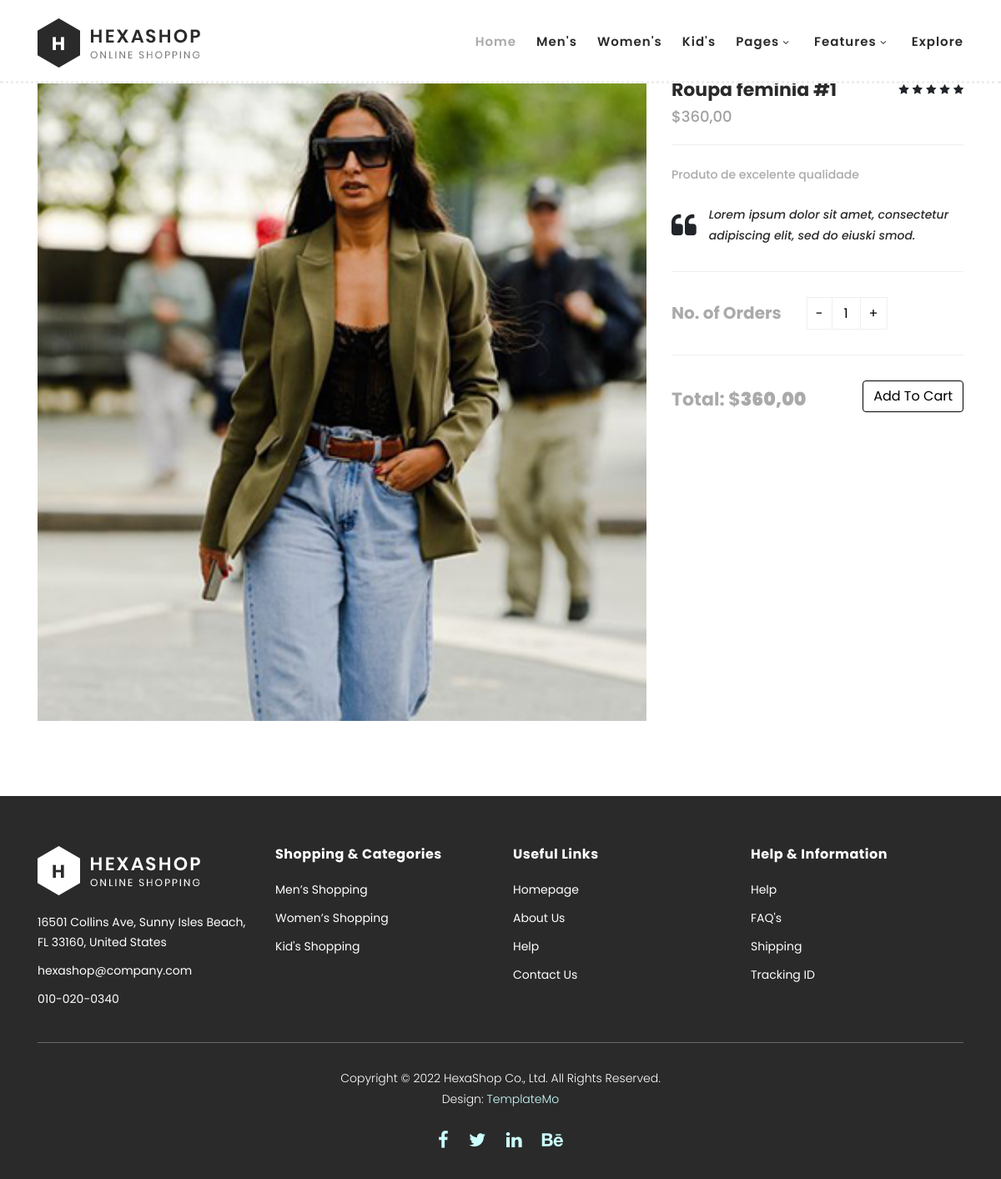
Page /single-product/2 on the earlier database version.
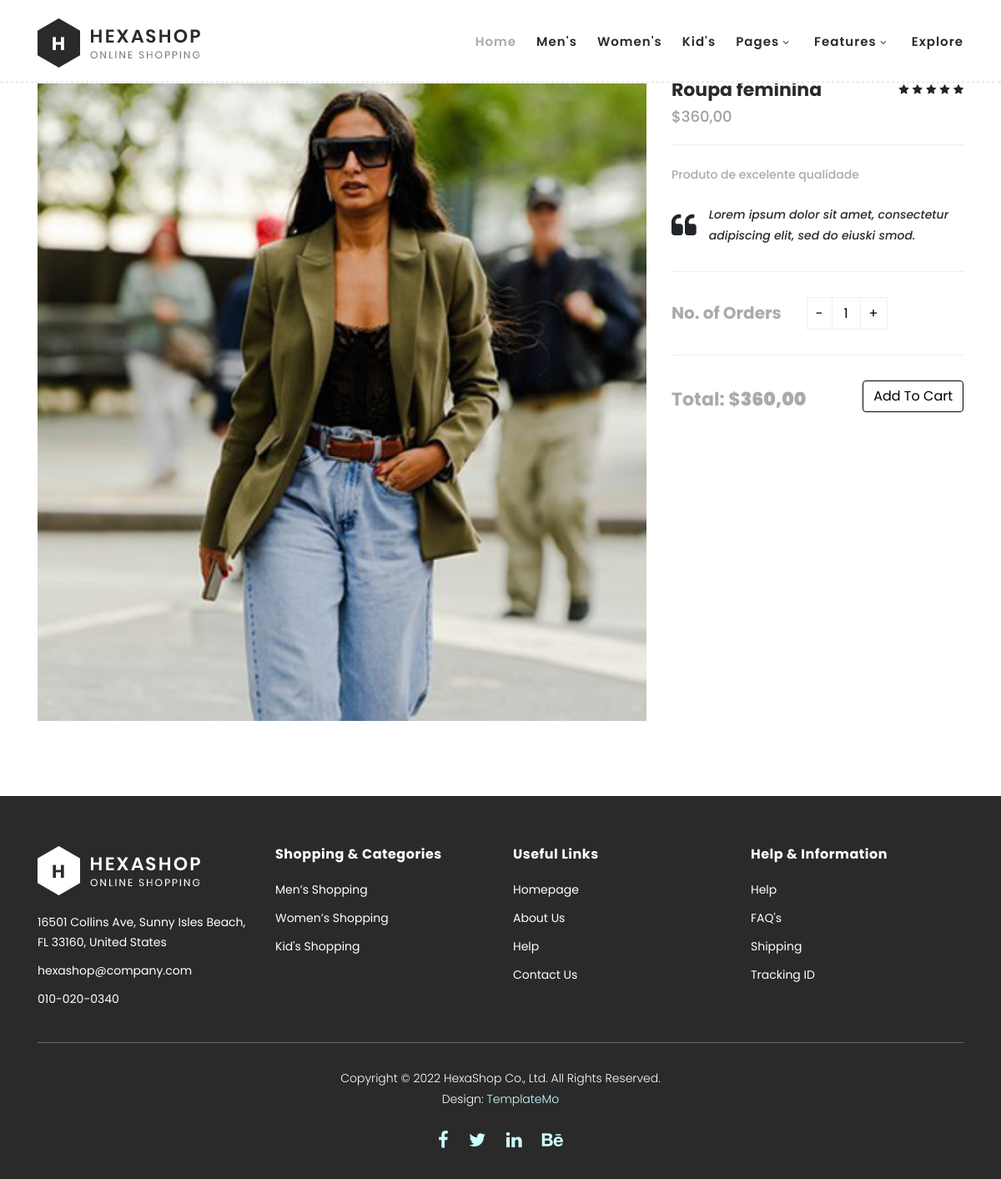
Same page on the later database version.
### core/models.py (models this page shows, shortened)
class Product(models.Model):
    product_name = models.CharField(max_length = 30, verbose_name='Produto')
    product_description = models.CharField(max_length = 60, verbose_name='Descrição')
    product_price = models.DecimalField(max_digits=7, decimal_places=2, verbose_name='Preço')
    product_status = models.BooleanField(verbose_name='Disponível')
    product_image = models.ImageField(null=True, verbose_name='Imagem')
    class Meta:
        verbose_name= 'Produto'
        verbose_name_plural = 'Produtos'
        ordering = ['product_name']

### core/views.py (the view)
# urls.py: path("single-product/<int:pk>", views.product, name="single-product"),
def product(request,pk):
    prod = Product.objects.get(pk=pk)
    context = {"product": prod }
    return render(request,'single-product.html',context)

### core/templates/single-product.html (shortened to what this page needs)
{% extends 'base.html' %}
{% load static %}
{% block content %}
    <section class="section" id="product" style="padding-top: 15px;">
        <form method="POST" action="{% url 'order' %}">
            <div class="container">
                <div class="row">
                    <div class="col-lg-8">
                    <div class="left-images">
                        <img src="{{product.product_image.url }}" alt="">
                    </div>
                </div>
                <div class="col-lg-4">
                    <div class="right-content">
                        <h4><input type="hidden" name='product_name' value="{{ product.product_name|safe }}">{{ product.product_name }}</h4>
                        <span class="price">$<input type="hidden" name='product_price' value={{ product.product_price }}>{{ product.product_price }}</span>
                        <ul class="stars">
                            <li><i class="fa fa-star"></i></li>
                            <li><i class="fa fa-star"></i></li>
                            <li><i class="fa fa-star"></i></li>
                            <li><i class="fa fa-star"></i></li>
                            <li><i class="fa fa-star"></i></li>
                        </ul>
                        <span>{{ product.product_description }}</span>
                        <div class="quote">
                            <i class="fa fa-quote-left"></i><p>Lorem ipsum dolor sit amet, consectetur adipiscing elit, sed do eiuski smod.</p>
                        </div>
                        <div class="quantity-content">
                            <div class="left-content">
                                <h6>No. of Orders</h6>
                            </div>
                            <div class="right-content">
                                <div class="quantity buttons_added">
                                    <input type="button" value="-" class="minus" onclick="decrement()">
                                    <input type="number" step="1" min="1" max="" name="quantity" value="1" title="Qty" class="input-text qty text" size="4" pattern="" inputmode="" id="quantity">
                                    <input type="button" value="+" class="plus" onclick="increment()">
                                </div>
                            </div>
                        </div>
                        <div class="total">
                            <h4>Total: $<strong id="total">{{ product.product_price }}</strong></h4>
                            <div class="main-border-button"> <input type="submit" class="btn btn-custom" value="Add To Cart"></div>
                        </div>
                    </div>
                </div>
                </div>
            </div>
        </form>
    </section>
{% endblock %}

Differences in the rows shown:
changed Product "Produto de excelente qualidade": product_name "Roupa feminia #1" → "Roupa feminina"
